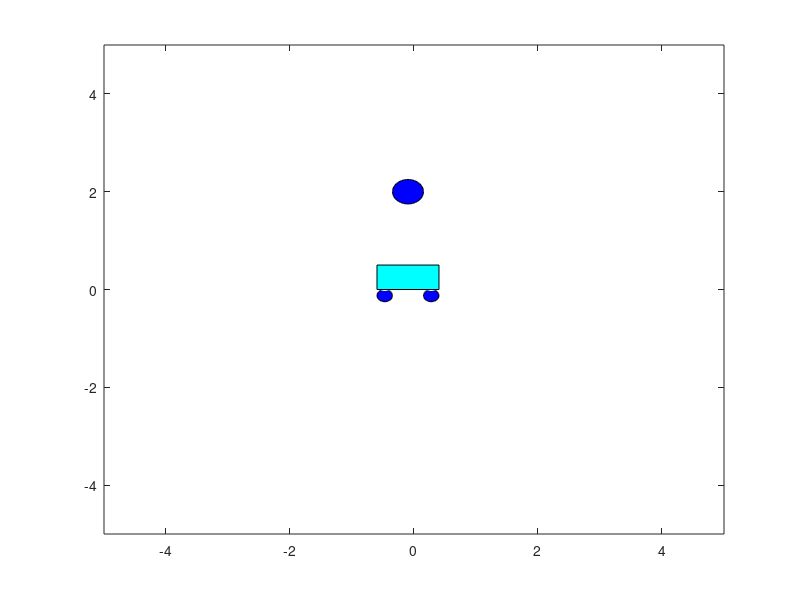

The MATLAB script that drew this image:
m = 1; M = 5; l = 2; g = 10; d = 1;dt=0.05; w0=0; theta0=0.3;x0=0;v0=0;u=10;
A=[0 1 0 0; 0 0 m*g/M 0; 0 0 0 1; 0 0 (m+M)*g/(M*l) 0];
eig(A)
B=[0; 1/M;0;1/(M*l)];
rank(ctrb(A,B));
eigs=[-0.1; -0.2; -2.3; -3.4];
k=place(A,B,eigs)
eig(A-B*k);

for t=0:dt:10
    clf;
    X=[x0-0;v0-0;theta0-0;w0-0];
    u=-k*X;%for controllability
    %u=0; (no control system)
    atheta=(u*cos(theta0)-m*l*sin(theta0)*cos(theta0)*w0*w0+(M+m)*g*sin(theta0))/(M*l+m*l*sin(theta0)*sin(theta0));
    w1=w0+atheta*dt;
    theta1=theta0+w1*dt;
    ax=(m*l*cos(theta0)*atheta-m*l*sin(theta0)*w0*w0)/(M+m);
    v1=v0+ax*dt;
    x1=x0+v1*dt;
    x=[x0-0.5 x0-0.5 x0+0.5 x0+0.5];
    y=[0 0.5 0.5 0];
    axis equal
    xm=[x0-l*sin(theta0)-0.5  x0-l*sin(theta0)-0.5  x0-l*sin(theta0)+0.5  x0-l*sin(theta0)+0.5];
    ym=[l*cos(theta0)-0.5  l*cos(theta0)+0.5  l*cos(theta0)+0.5  l*cos(theta0)-0.5];
    xc=[x0 -100; x0-l*sin(theta0) 200];
    yc=[0.25 -0.25; l*cos(theta0) -0.25];
    fill(x,y,'cyan');
    hold on;
    rectangle('Position', [x0-l*sin(theta0)-0.25, l*cos(theta0)-0.25, 0.5, 0.5], 'Curvature', [1, 1],'FaceColor','b');
    fill(xc,yc,'y');
    rectangle('Position', [x0-0.5, -0.25, 0.25, 0.25], 'Curvature', [1, 1],'FaceColor','b');
    rectangle('Position', [x0+0.25, -0.25, 0.25, 0.25], 'Curvature', [1, 1],'FaceColor','b');
    %rectangle('Position', [x0-l, -l, 2*l, 2*l], 'Curvature', [1, 1]);
    axis([-5 5 -5 5]);
    drawnow;
    pause(0.1);
    hold on;
    x0=x1;
    v0=v1;
    w0=w1;
    theta0=theta1;
end

% A=[0 1 0 0; 0 0 m*g/M 0; 0 0 0 1; 0 0 (m+M)*g/M*l 0];
% eig(A);
% B=[0; 1/M;0;1/M*l];
% rank(ctrb(A,B));
% eigs=[-1.1; -1.2; -1.3; -1.4];
% k=place(A,B,eigs);
% eig(A-B*k)
% %xdot=(A-Bk)x
% %k=place(A,B,eigs)
